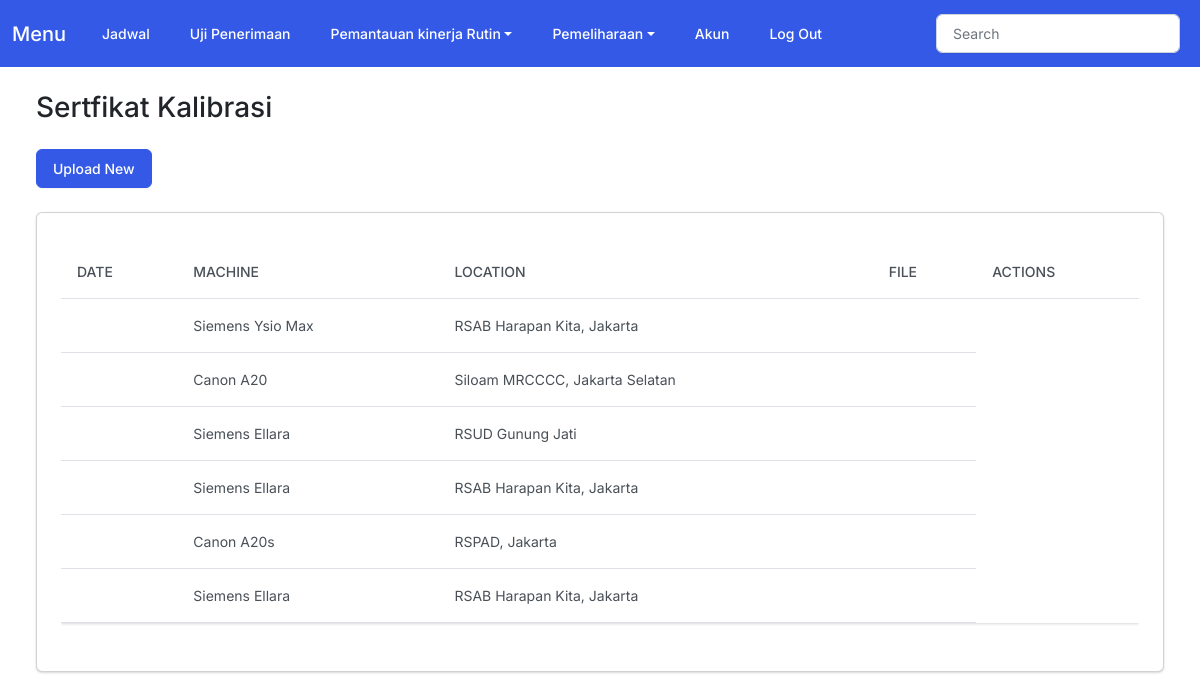
Page /home_sertifkalibrasi/ (signed in) on the committed database.
### myapp/models.py (models this page shows)
class Sertifkalibrasi(models.Model):
    user = models.ForeignKey(User, on_delete=models.CASCADE, null=True)
    submit_date = models.DateField(null=True)
    location = models.CharField(max_length=150)
    file_name = models.CharField(max_length=150)
    machine = models.CharField(max_length=150)
    serial = models.CharField(max_length=150)
    pdf_file = models.FileField(upload_to='sertifkalibrasi/')

### myapp/views.py (the view)
# urls.py: path('home_sertifkalibrasi/', views.home_sertifkalibrasi, name='home_sertifkalibrasi'),
@login_required
def home_sertifkalibrasi(request):
    sertifkalibrasi = Sertifkalibrasi.objects.filter(user=request.user)
    return render(request, 'myapp/home_sertifk.html', {
        'sertifkalibrasi': sertifkalibrasi
    })

### myapp/templates/myapp/home_sertifk.html
{% extends 'myapp/base.html' %}
{% block body %}
<h3 class="m-4">Sertfikat Kalibrasi</h3>
<div class="row">
    <div class="col-12">
        <a href="{% url 'sertif_kalibrasi' %}" class="btn btn-primary ms-4 me-4 mb-4">Upload New</a>
        {% if sertifkalibrasi %}
        <div class="card bg-secondary ms-4 me-4 mb-4">
            <div class="card-body">
                <p class="card-text">
                <div class="table-responsive">
                    <table class="table table-hover">
                        <thead>
                            <tr>
                                <th scope="col">Date</th>
                                <th scope="col">Machine</th>
                                <th scope="col">Location</th>
                                <th scope="col">File</th>
                                <th scope="col">Actions</th>
                            </tr>
                        </thead>
                        <tbody class="myTable">
                            {% for sertifkalibrasi in sertifkalibrasi %}
                            <tr>
                                <td>{{sertifkalibrasi.task_date}}</td>
                                <td>{{sertifkalibrasi.machine}}</td>
                                <td>{{sertifkalibrasi.location}}</td>
                                <td>{{sertifkalibrasi.file}}</td>
                            </tr>
                            {% endfor %}
                        </tbody>
                    </table>
                </div>
                </p>
            </div>
        </div>
        {% else %}
        <h5 class="alert alert-primary ms-4 me-4">Belum ada Sertifikat</h5>
        {% endif %}
    </div>
</div>
{% endblock %}

### rows in the picture
Sertifkalibrasi: machine "Siemens Ysio Max", location "RSAB Harapan Kita, Jakarta"
Sertifkalibrasi: machine "Canon A20", location "Siloam MRCCCC, Jakarta Selatan"
Sertifkalibrasi: machine "Siemens Ellara", location "RSUD Gunung Jati"
Sertifkalibrasi: machine "Siemens Ellara", location "RSAB Harapan Kita, Jakarta"
Sertifkalibrasi: machine "Canon A20s", location "RSPAD, Jakarta"
Sertifkalibrasi: machine "Siemens Ellara", location "RSAB Harapan Kita, Jakarta"
